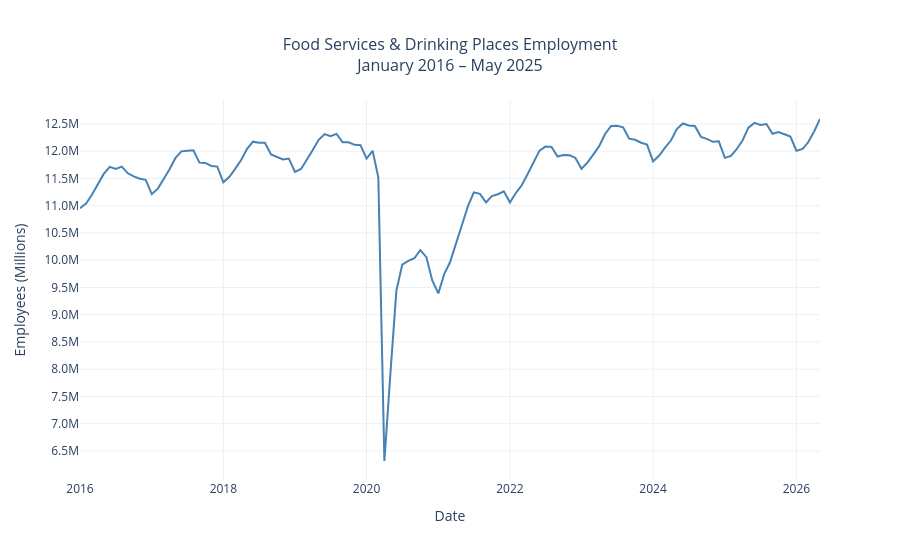

Notebook code for this chart:
### Code cell
# =============================================================================
# Section 2: Full Series
# =============================================================================

fig = go.Figure()

fig.add_trace(go.Scatter(
    x=df.index, y=df['employed'],
    mode='lines',
    name='Employed',
    line=dict(color='steelblue', width=2)
))

fig.update_layout(
    title=dict(text='Food Services & Drinking Places Employment<br>January 2016 – May 2025',
               x=0.5, font=dict(size=16)),
    xaxis_title='Date',
    yaxis_title='Employees (Millions)',
    yaxis=dict(tickformat='.1fM', tickvals=list(range(6_500_000, 13_000_000, 500_000)),
               ticktext=[f'{v/1_000_000:.1f}M' for v in range(6_500_000, 13_000_000, 500_000)]),
    hovermode='x unified',
    template='plotly_white'
)

fig.show()
